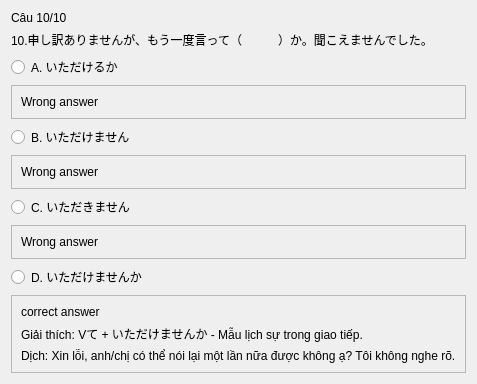
               <widget class="QWidget" name="page_16">
                <layout class="QVBoxLayout" name="verticalLayout_21">
                 <item>
                  <widget class="QLabel" name="label_102">
                   <property name="text">
                    <string>Câu 10/10</string>
                   </property>
                  </widget>
                 </item>
                 <item>
                  <widget class="QLabel" name="label_103">
                   <property name="text">
                    <string>10.申し訳ありませんが、もう一度言って（　　　）か。聞こえませんでした。</string>
                   </property>
                  </widget>
                 </item>
                 <item>
                  <widget class="QRadioButton" name="radioButton_61">
                   <property name="text">
                    <string>A. いただけるか</string>
                   </property>
                  </widget>
                 </item>
                 <item>
                  <widget class="QFrame" name="frame_17">
                   <property name="frameShape">
                    <enum>QFrame::StyledPanel</enum>
                   </property>
                   <property name="frameShadow">
                    <enum>QFrame::Raised</enum>
                   </property>
                   <layout class="QVBoxLayout" name="verticalLayout_25">
                    <item>
                     <widget class="QLabel" name="label_26">
                      <property name="text">
                       <string>Wrong answer</string>
                      </property>
                     </widget>
                    </item>
                   </layout>
                  </widget>
                 </item>
                 <item>
                  <widget class="QRadioButton" name="radioButton_62">
                   <property name="text">
                    <string>B. いただけません</string>
                   </property>
                  </widget>
                 </item>
                 <item>
                  <widget class="QFrame" name="frame_18">
                   <property name="frameShape">
                    <enum>QFrame::StyledPanel</enum>
                   </property>
                   <property name="frameShadow">
                    <enum>QFrame::Raised</enum>
                   </property>
                   <layout class="QVBoxLayout" name="verticalLayout_24">
                    <item>
                     <widget class="QLabel" name="label_27">
                      <property name="text">
                       <string>Wrong answer</string>
                      </property>
                     </widget>
                    </item>
                   </layout>
                  </widget>
                 </item>
                 <item>
                  <widget class="QRadioButton" name="radioButton_63">
                   <property name="text">
                    <string>C. いただきません</string>
                   </property>
                  </widget>
                 </item>
                 <item>
                  <widget class="QFrame" name="frame_19">
                   <property name="frameShape">
                    <enum>QFrame::StyledPanel</enum>
                   </property>
                   <property name="frameShadow">
                    <enum>QFrame::Raised</enum>
                   </property>
                   <layout class="QVBoxLayout" name="verticalLayout_23">
                    <item>
                     <widget class="QLabel" name="label_28">
                      <property name="text">
                       <string>Wrong answer</string>
                      </property>
                     </widget>
                    </item>
                   </layout>
                  </widget>
                 </item>
                 <item>
                  <widget class="QRadioButton" name="radioButton_64">
                   <property name="text">
                    <string>D. いただけませんか</string>
                   </property>
                  </widget>
                 </item>
                 <item>
                  <widget class="QFrame" name="frame_20">
                   <property name="frameShape">
                    <enum>QFrame::StyledPanel</enum>
                   </property>
                   <property name="frameShadow">
                    <enum>QFrame::Raised</enum>
                   </property>
                   <layout class="QVBoxLayout" name="verticalLayout_22">
                    <item>
                     <widget class="QLabel" name="label_31">
                      <property name="text">
                       <string>correct answer</string>
                      </property>
                     </widget>
                    </item>
                    <item>
                     <widget class="QLabel" name="label_30">
                      <property name="text">
                       <string>Giải thích: Vて + いただけませんか - Mẫu lịch sự trong giao tiếp.</string>
                      </property>
                     </widget>
                    </item>
                    <item>
                     <widget class="QLabel" name="label_29">
                      <property name="text">
                       <string>Dịch: Xin lỗi, anh/chị có thể nói lại một lần nữa được không ạ? Tôi không nghe rõ.</string>
                      </property>
                     </widget>
                    </item>
                   </layout>
                  </widget>
                 </item>
                </layout>
               </widget>
